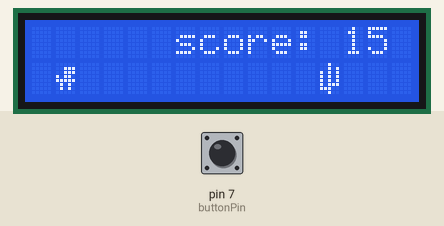
Simulated run of this sketch. Board: Arduino Uno, built with avr-gcc and run on an emulated ATmega328P. Parts: 16×2 character LCD. Inputs (shaded band) come from the test bench; at power-on: pin 7 (buttonPin) LOW.

Above: at 1.2 s.
1.3 s: pin 7 (buttonPin) pulled HIGH for 0.35 s
At 1.71 s:
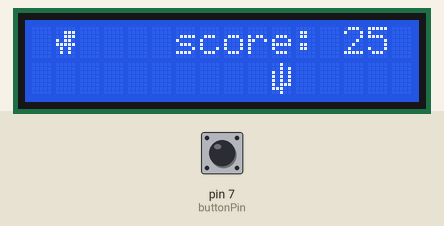
3.9 s: pin 7 (buttonPin) pulled HIGH for 1 s
At 4.06 s:
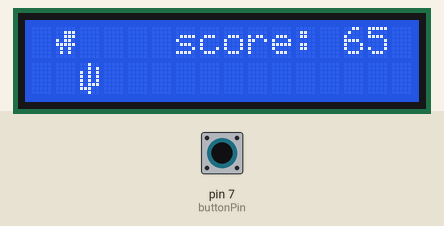
6.4 s: pin 7 (buttonPin) pulled HIGH for 3.2 s
At 6.62 s:
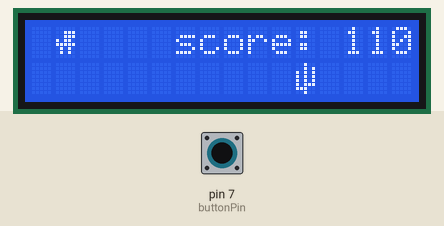
11.1 s: pin 7 (buttonPin) pulled HIGH for 0.35 s
At 11.24 s:
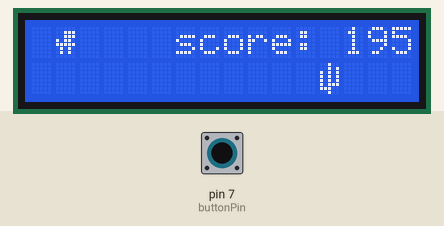
14.1 s: pin 7 (buttonPin) pulled HIGH for 3.2 s
At 14.4 s:
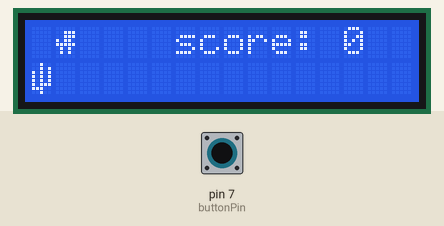
18.8 s: pin 7 (buttonPin) pulled HIGH for 0.35 s
At 19.1 s:
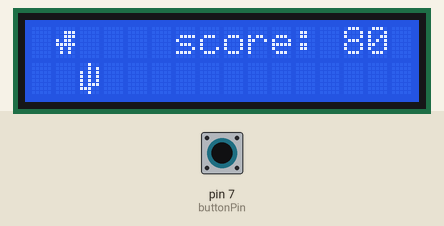

The sketch:

LCDdino.ino
```cpp
// include the library code for LCD use:
#include <LiquidCrystal.h>

// initialize the library by associating any needed LCD interface pin
// with the arduino pin number it is connected to
const int rs = 12, en = 11, d4 = 5, d5 = 4, d6 = 3, d7 = 2;
LiquidCrystal lcd(rs, en, d4, d5, d6, d7);
// the pin that your button is connected to
const int buttonPin = 7;
// to see if your button has changed state
int buttonState = 0;
// to trigger your jump count
bool jump = true;
// to keep count ofhow many frames you are jumping
int jumpCnt = 0;
// basically frame rate
int delaytime = 300;
// the score through the game
int score = 0;
// position of cactus
int cPos = 15;
// position of bird
int bPos = 6;
// position of dino
int dPos = 1;

// make some custom characters:
byte dino[8] = {
  0b00000,
  0b00111,
  0b00111,
  0b10110,
  0b11111,
  0b01010,
  0b01010,
  0b00000,

};

byte cactus[8] = {
  0b00100,
  0b00101,
  0b10101,
  0b10101,
  0b10101,
  0b10111,
  0b11100,
  0b00100
};
byte empty[8] = {
  0b00000,
  0b00000,
  0b00000,
  0b00000,
  0b00000,
  0b00000,
  0b00000,
  0b00000
};
byte bird[8] = {
  0b00000,
  0b00100,
  0b01100,
  0b11110,
  0b00111,
  0b00110,
  0b00100,
  0b00000
};
void setup() {
  // initialize LCD and set up the number of columns and rows:
  lcd.begin(16, 2);
  // create a new character
  lcd.createChar(0, dino);
  // create a new character
  lcd.createChar(1, cactus);
  // create a new character
  lcd.createChar(2, empty);
  // create a new character
  lcd.createChar(3, bird);
  // bring the LCD cursor the the corect spot to draw dino
  lcd.setCursor(1, 1);
  // print the dino
  lcd.write(byte(0));
  // define the button as an input
  pinMode(buttonPin, INPUT);

}

void loop() {
  // each frame of the game make the game faster for difficulty
  delaytime -= 1;
  // bring cursor to top right corner
  lcd.setCursor(6,0);
  // print the score
  lcd.print("score: ");
  lcd.setCursor(13,0);
  lcd.print(score);
  // each frame of the game add 5 to score
  score += 5;
  // read the state of the button
  buttonState = digitalRead(buttonPin);
  // colision dection for dino and cactus

  if (dPos == 1 && cPos == 1)
  {
    // reset score, speed, and erase the score numbers
    score = 0;
    delaytime = 300;
    lcd.setCursor(13,0);
    lcd.write(2);
    lcd.setCursor(14,0);
    lcd.write(2);
    lcd.setCursor(15,0);
    lcd.write(2);
  }
  // buttonpress code
  if (buttonState == HIGH) {
    // bring the dino up
    dPos = 0;
    // start the jump counter
    jump = true;
    // erase the bottom dino
    lcd.setCursor(1,1);
    lcd.write(2);
  }
  // if the jumpcounter is on add on to the jumpcount
  if (jump){
    jumpCnt += 1;
    }
  // if counter has reached max stop the jump
  if (jumpCnt == 4){
    jump = false;
    jumpCnt = 0;
    // bring the dino down and erase the upper dino
    dPos = 1;
    lcd.setCursor(1,0);
    lcd.write(2);
    }
// the code to make the cactus "move" and draw the dino
  lcd.setCursor(0,1);
  lcd.write(2);
  //draw dino
  lcd.setCursor(1,dPos);
  lcd.write(byte(0));
  //draw the cactus and erase the block behind and infront of it
  lcd.setCursor(cPos - 1,1);
  lcd.write(2);
  lcd.setCursor(cPos + 1,1);
  lcd.write(2);
  lcd.setCursor(cPos, 1);
  lcd.write(1);
  // change the X value of the cactus every frame, if it is at the end teleport it to the begining
  if (cPos >= 0)
  {
    cPos -= 1;
  }else{
    cPos = 16;
  }
  // delay for visibility
  delay(delaytime);
}
```

Measured:
- after the input at 1.3 s, the display: changes after 0.27 s (image 1)
- after the input at 3.9 s, the display: changes at once (image 2)
- after the input at 6.4 s, the display: changes after 0.08 s (image 3)
- after the input at 11.1 s, the display: changes at once (image 4)
- after the input at 14.1 s, the display: changes after 0.15 s (image 5)
- after the input at 18.8 s, the display: changes after 0.17 s (image 6)
